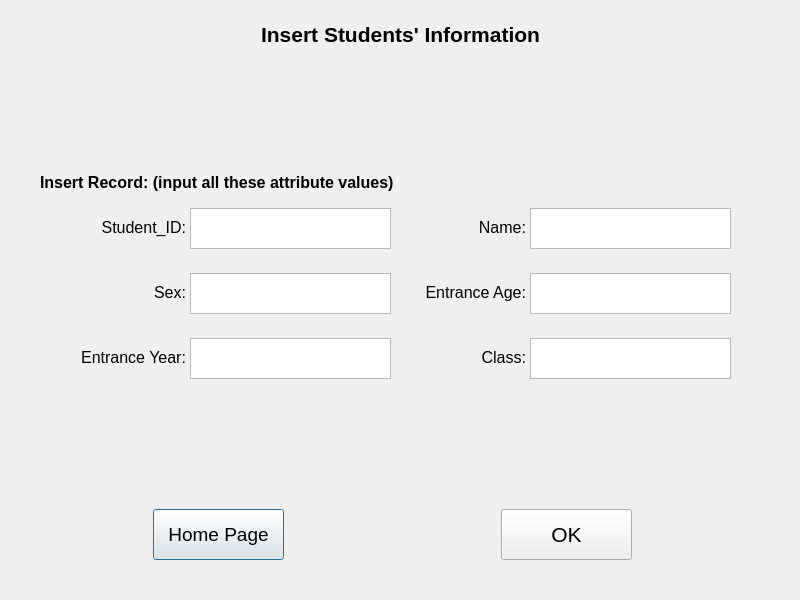
<?xml version="1.0" encoding="UTF-8"?>
<ui version="4.0">
 <class>Student_Insert</class>
 <widget class="QDialog" name="Student_Insert">
  <property name="geometry">
   <rect>
    <x>0</x>
    <y>0</y>
    <width>800</width>
    <height>600</height>
   </rect>
  </property>
  <property name="windowTitle">
   <string>Dialog</string>
  </property>
  <property name="styleSheet">
   <string notr="true">#Student_Insert{background-image: url(:/picture/bgp23.png);}</string>
  </property>
  <widget class="QPushButton" name="home">
   <property name="geometry">
    <rect>
     <x>153</x>
     <y>509</y>
     <width>131</width>
     <height>51</height>
    </rect>
   </property>
   <property name="font">
    <font>
     <pointsize>14</pointsize>
    </font>
   </property>
   <property name="text">
    <string>Home Page</string>
   </property>
  </widget>
  <widget class="QPushButton" name="ok">
   <property name="geometry">
    <rect>
     <x>501</x>
     <y>509</y>
     <width>131</width>
     <height>51</height>
    </rect>
   </property>
   <property name="font">
    <font>
     <pointsize>16</pointsize>
    </font>
   </property>
   <property name="text">
    <string>OK</string>
   </property>
  </widget>
  <widget class="QLabel" name="title">
   <property name="geometry">
    <rect>
     <x>175</x>
     <y>4</y>
     <width>451</width>
     <height>61</height>
    </rect>
   </property>
   <property name="font">
    <font>
     <pointsize>16</pointsize>
     <weight>75</weight>
     <bold>true</bold>
    </font>
   </property>
   <property name="text">
    <string>Insert Students' Information</string>
   </property>
   <property name="alignment">
    <set>Qt::AlignCenter</set>
   </property>
  </widget>
  <widget class="QLabel" name="new_label">
   <property name="geometry">
    <rect>
     <x>40</x>
     <y>167</y>
     <width>541</width>
     <height>31</height>
    </rect>
   </property>
   <property name="font">
    <font>
     <pointsize>12</pointsize>
     <weight>75</weight>
     <bold>true</bold>
    </font>
   </property>
   <property name="text">
    <string>Insert Record: (input all these attribute values)</string>
   </property>
  </widget>
  <widget class="QTextEdit" name="input_new_stu_id">
   <property name="geometry">
    <rect>
     <x>190</x>
     <y>208</y>
     <width>201</width>
     <height>41</height>
    </rect>
   </property>
   <property name="font">
    <font>
     <family>Arial</family>
     <pointsize>12</pointsize>
    </font>
   </property>
  </widget>
  <widget class="QTextEdit" name="input_new_entrance_age">
   <property name="geometry">
    <rect>
     <x>530</x>
     <y>273</y>
     <width>201</width>
     <height>41</height>
    </rect>
   </property>
   <property name="font">
    <font>
     <family>Arial</family>
     <pointsize>12</pointsize>
    </font>
   </property>
  </widget>
  <widget class="QLabel" name="label_new_stu_id">
   <property name="geometry">
    <rect>
     <x>75</x>
     <y>217</y>
     <width>111</width>
     <height>21</height>
    </rect>
   </property>
   <property name="font">
    <font>
     <pointsize>12</pointsize>
    </font>
   </property>
   <property name="text">
    <string>Student_ID:</string>
   </property>
   <property name="alignment">
    <set>Qt::AlignRight|Qt::AlignTrailing|Qt::AlignVCenter</set>
   </property>
  </widget>
  <widget class="QTextEdit" name="input_new_class">
   <property name="geometry">
    <rect>
     <x>530</x>
     <y>338</y>
     <width>201</width>
     <height>41</height>
    </rect>
   </property>
   <property name="font">
    <font>
     <family>Arial</family>
     <pointsize>12</pointsize>
    </font>
   </property>
  </widget>
  <widget class="QLabel" name="label_new_sex">
   <property name="geometry">
    <rect>
     <x>75</x>
     <y>282</y>
     <width>111</width>
     <height>21</height>
    </rect>
   </property>
   <property name="font">
    <font>
     <pointsize>12</pointsize>
    </font>
   </property>
   <property name="text">
    <string>Sex:</string>
   </property>
   <property name="alignment">
    <set>Qt::AlignRight|Qt::AlignTrailing|Qt::AlignVCenter</set>
   </property>
  </widget>
  <widget class="QLabel" name="label_new_entrance_year">
   <property name="geometry">
    <rect>
     <x>45</x>
     <y>347</y>
     <width>141</width>
     <height>21</height>
    </rect>
   </property>
   <property name="font">
    <font>
     <pointsize>12</pointsize>
    </font>
   </property>
   <property name="text">
    <string>Entrance Year:</string>
   </property>
   <property name="alignment">
    <set>Qt::AlignRight|Qt::AlignTrailing|Qt::AlignVCenter</set>
   </property>
  </widget>
  <widget class="QLabel" name="label_new_entrance_age">
   <property name="geometry">
    <rect>
     <x>395</x>
     <y>282</y>
     <width>131</width>
     <height>21</height>
    </rect>
   </property>
   <property name="font">
    <font>
     <pointsize>12</pointsize>
    </font>
   </property>
   <property name="text">
    <string>Entrance Age:</string>
   </property>
   <property name="alignment">
    <set>Qt::AlignRight|Qt::AlignTrailing|Qt::AlignVCenter</set>
   </property>
  </widget>
  <widget class="QLabel" name="label_new_class">
   <property name="geometry">
    <rect>
     <x>415</x>
     <y>347</y>
     <width>111</width>
     <height>21</height>
    </rect>
   </property>
   <property name="font">
    <font>
     <pointsize>12</pointsize>
    </font>
   </property>
   <property name="text">
    <string>Class:</string>
   </property>
   <property name="alignment">
    <set>Qt::AlignRight|Qt::AlignTrailing|Qt::AlignVCenter</set>
   </property>
  </widget>
  <widget class="QLabel" name="label_new_name">
   <property name="geometry">
    <rect>
     <x>415</x>
     <y>217</y>
     <width>111</width>
     <height>21</height>
    </rect>
   </property>
   <property name="font">
    <font>
     <pointsize>12</pointsize>
    </font>
   </property>
   <property name="text">
    <string>Name:</string>
   </property>
   <property name="alignment">
    <set>Qt::AlignRight|Qt::AlignTrailing|Qt::AlignVCenter</set>
   </property>
  </widget>
  <widget class="QTextEdit" name="input_new_name">
   <property name="geometry">
    <rect>
     <x>530</x>
     <y>208</y>
     <width>201</width>
     <height>41</height>
    </rect>
   </property>
   <property name="font">
    <font>
     <family>Arial</family>
     <pointsize>12</pointsize>
    </font>
   </property>
  </widget>
  <widget class="QTextEdit" name="input_new_sex">
   <property name="geometry">
    <rect>
     <x>190</x>
     <y>273</y>
     <width>201</width>
     <height>41</height>
    </rect>
   </property>
   <property name="font">
    <font>
     <family>Arial</family>
     <pointsize>12</pointsize>
    </font>
   </property>
  </widget>
  <widget class="QTextEdit" name="input_new_entrance_year">
   <property name="geometry">
    <rect>
     <x>190</x>
     <y>338</y>
     <width>201</width>
     <height>41</height>
    </rect>
   </property>
   <property name="font">
    <font>
     <family>Arial</family>
     <pointsize>12</pointsize>
    </font>
   </property>
  </widget>
 </widget>
 <resources/>
 <connections/>
</ui>
